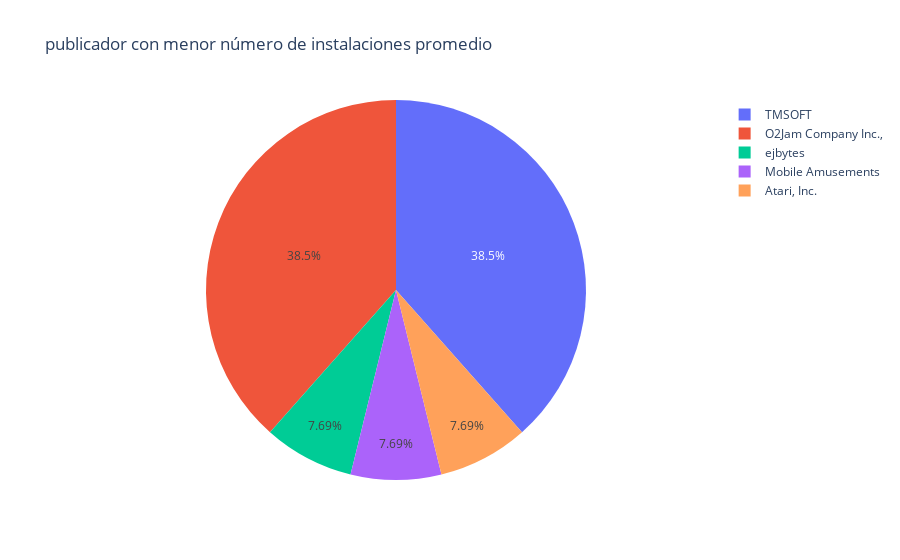

Write notebook code for a chart like this one.
### Markdown cell above
### 7. ¿Cuál es el publicador con menor número de instalaciones promedio?

### Code cell
df_respuesta = df[['count_installs', 'publisher_name']].groupby(['publisher_name']).mean().sort_values(by='count_installs', ascending=True).head(5)

print("RESPUESTA\n", df_respuesta)


fig = px.pie(df_respuesta, values='count_installs', names=df_respuesta.index, title='publicador con menor número de instalaciones promedio')
fig.show()

### Figure 1 — Plotly figure (JSON) as saved in the notebook; plotly's stock layout.template omitted (floating-point values rounded to 4 significant figures)
{"data": [{"domain": {"x": [0, 1], "y": [0, 1]}, "hovertemplate": "publisher_name=%{label}<br>count_installs=%{value}<extra></extra>", "labels": ["ejbytes", "Mobile Amusements", "Atari, Inc.", "TMSOFT", "O2Jam Company Inc.,"], "legendgroup": "", "name": "", "showlegend": true, "type": "pie", "values": [1000, 1000, 1000, 5000, 5000]}], "layout": {"legend": {"tracegroupgap": 0}, "title": {"text": "publicador con menor número de instalaciones promedio"}}}
